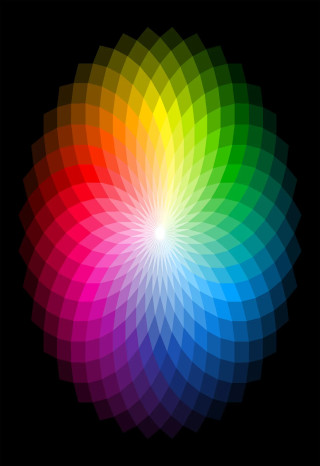
#> input picture data/color2.jpg, 320 x 466 px
$ python jpg2yv12.py
#> lines starting #> are read from the running program, lines starting #| are printed output that depends on the picture
import cv2

def jpg_to_yuv422_opencv(jpg_path, yuv_path):
#> called with jpg_path = '../data/color2.jpg', yuv_path = '../data/color2_320x466_yv12.yuv'
    img = cv2.imread(jpg_path)
#> img is the input picture: shape (466, 320, 3); mean B, G, R 51, 55.2, 62.9
    if img is None:
        print(f"Error: Cannot read image {jpg_path}")
        return

    yuv = cv2.cvtColor(img, cv2.COLOR_BGR2YUV_YV12)
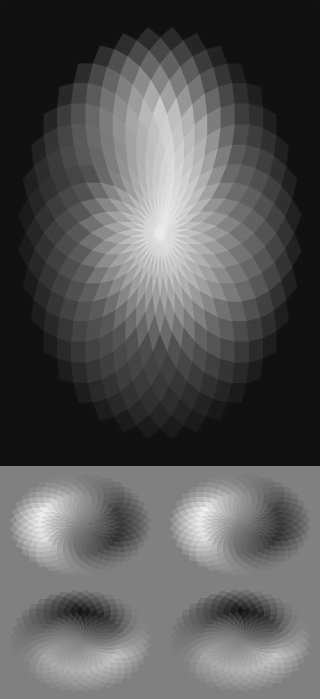
#> yuv: shape (699, 320); min 16, max 239, mean 86.1

    yuv.tofile(yuv_path)
    print(f"Conversion successful! YUV422 file saved to {yuv_path}")

if __name__ == "__main__":
    input_jpg = "../data/color2.jpg"
    output_yuv = "../data/color2_320x466_yv12.yuv"
    jpg_to_yuv422_opencv(input_jpg, output_yuv)

$ run again, with data/color_resized.jpg copied over data/color2.jpg
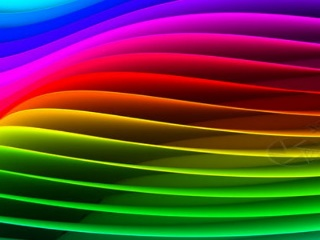
#> input picture data/color_resized.jpg, 320 x 240 px
#> in jpg_to_yuv422_opencv, img is the input picture: shape (240, 320, 3); mean B, G, R 57.1, 64, 96.6
#> in jpg_to_yuv422_opencv, `yuv = cv2.cvtColor(img, cv2.COLOR_BGR2YUV_YV12)`:
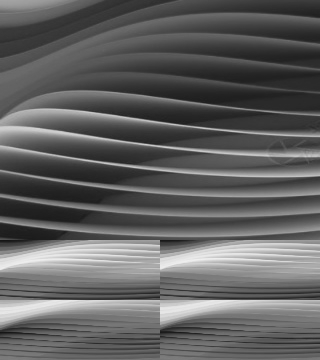
#> yuv: shape (360, 320); min 21, max 239, mean 96.3
